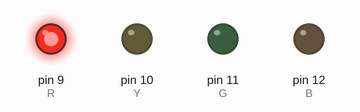
A sketch run on a simulated Arduino Uno, built with avr-gcc and run on an emulated ATmega328P. Shown: output pins drawn as LEDs (lit = HIGH).

Above: at 0.2 s.
At 1.2 s:
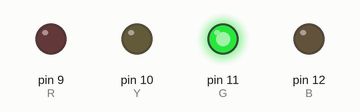
At 2.7 s:
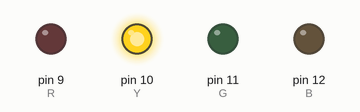
At 3.7 s:
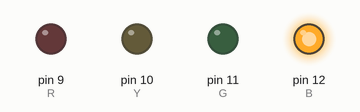
Timing chart, 0 to 4.6 s (numbered marks = the images above):
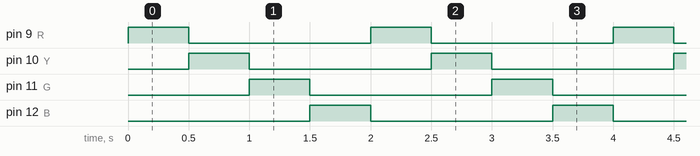

The sketch:

light.ino
```cpp
#define R 9
#define Y 10
#define G 11
#define B 12
void setup() {
  // put your setup code here, to run once:
  pinMode(Y, OUTPUT);
  pinMode(G, OUTPUT);
  pinMode(R, OUTPUT);
  pinMode(B, OUTPUT);
}

void loop() {
  // put your main code here, to run repeatedly:
  for(int c = 0;c < 5;c = c+1){
    digitalWrite(R, HIGH);  // turn the LED on (HIGH is the voltage level)
    digitalWrite(Y, LOW);
    digitalWrite(G, LOW);
    digitalWrite(B, LOW);
    delay(500);                      // wait for a second
    digitalWrite(R, LOW);
    digitalWrite(G, LOW);
    digitalWrite(Y, HIGH);   // turn the LED off by making the voltage LOW
    digitalWrite(B, LOW);
    delay(500);
    digitalWrite(Y, LOW);
    digitalWrite(R, LOW);
    digitalWrite(B, LOW);
    digitalWrite(G, HIGH);   // turn the LED off by making the voltage LOW
    delay(500);
    digitalWrite(G, LOW);
    digitalWrite(B, HIGH);   // turn the LED off by making the voltage LOW
    digitalWrite(R, LOW);
    digitalWrite(Y, LOW);
    delay(500);

  }


}
```

Measured:
- by itself, pin 9 (R), pin 10 (Y), pin 11 (G), pin 12 (B): alternates HIGH for 0.50 s and LOW for 1.5 s
- by itself, everything shown: repeats every 2.0 s, in 4 steps
